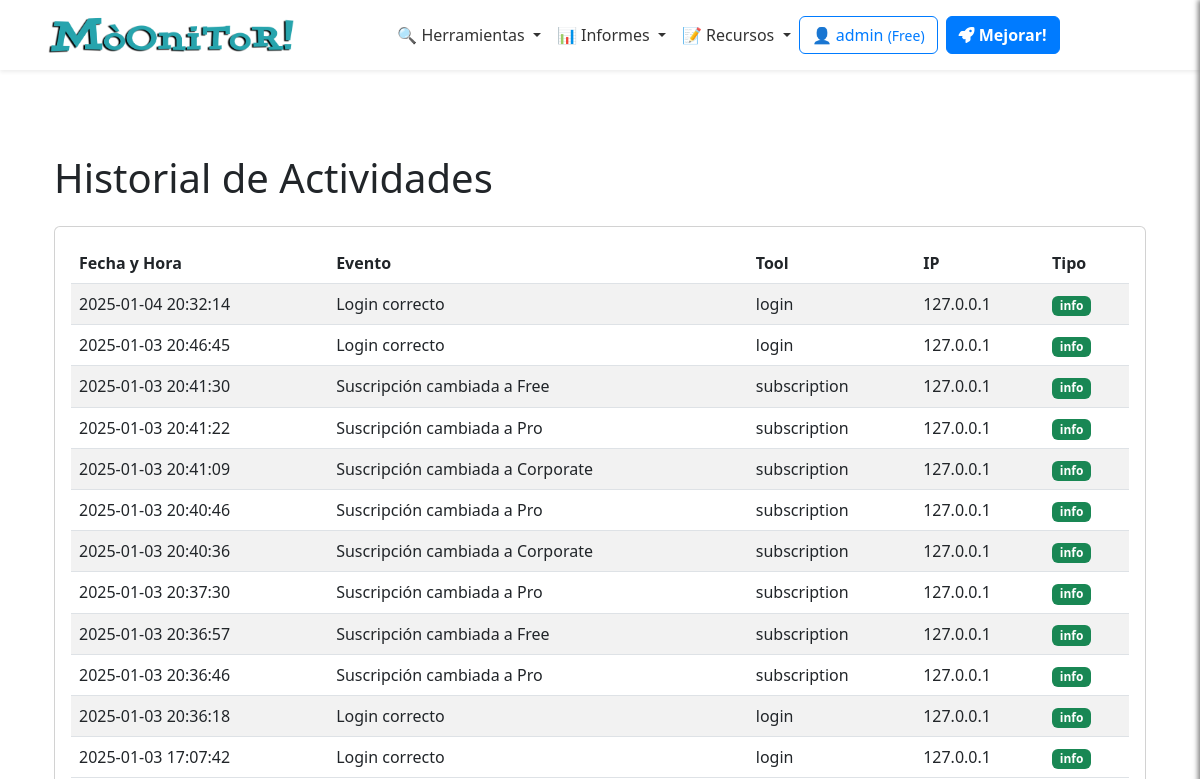
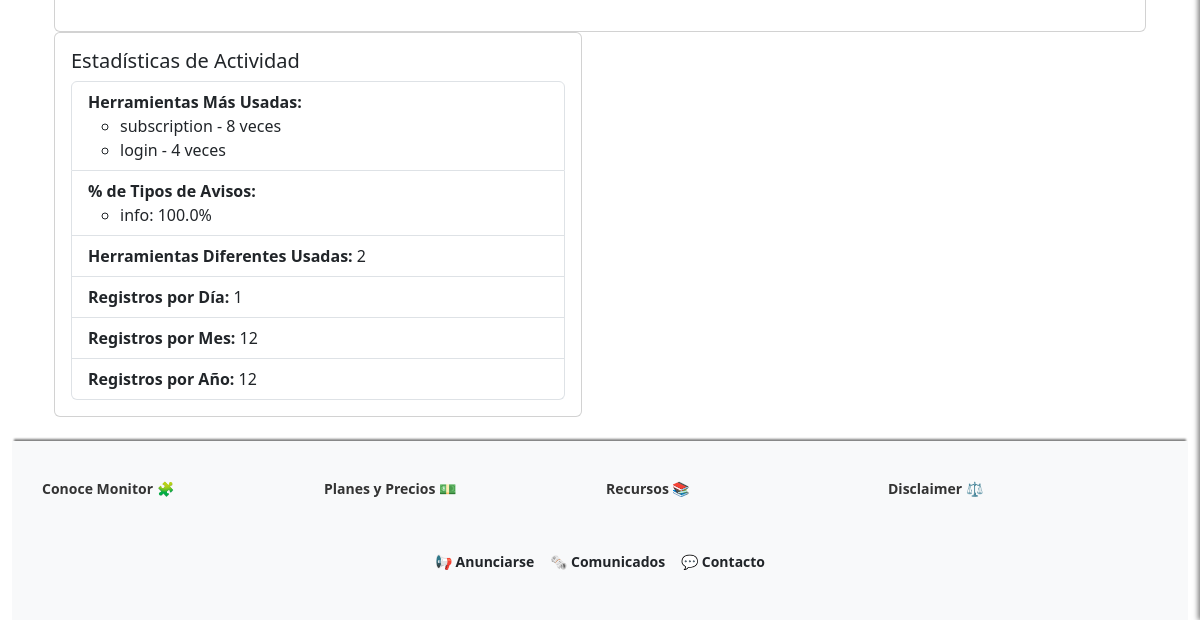
Page /profile/logs (signed in) on the earlier database version (2 pictures, top to bottom).
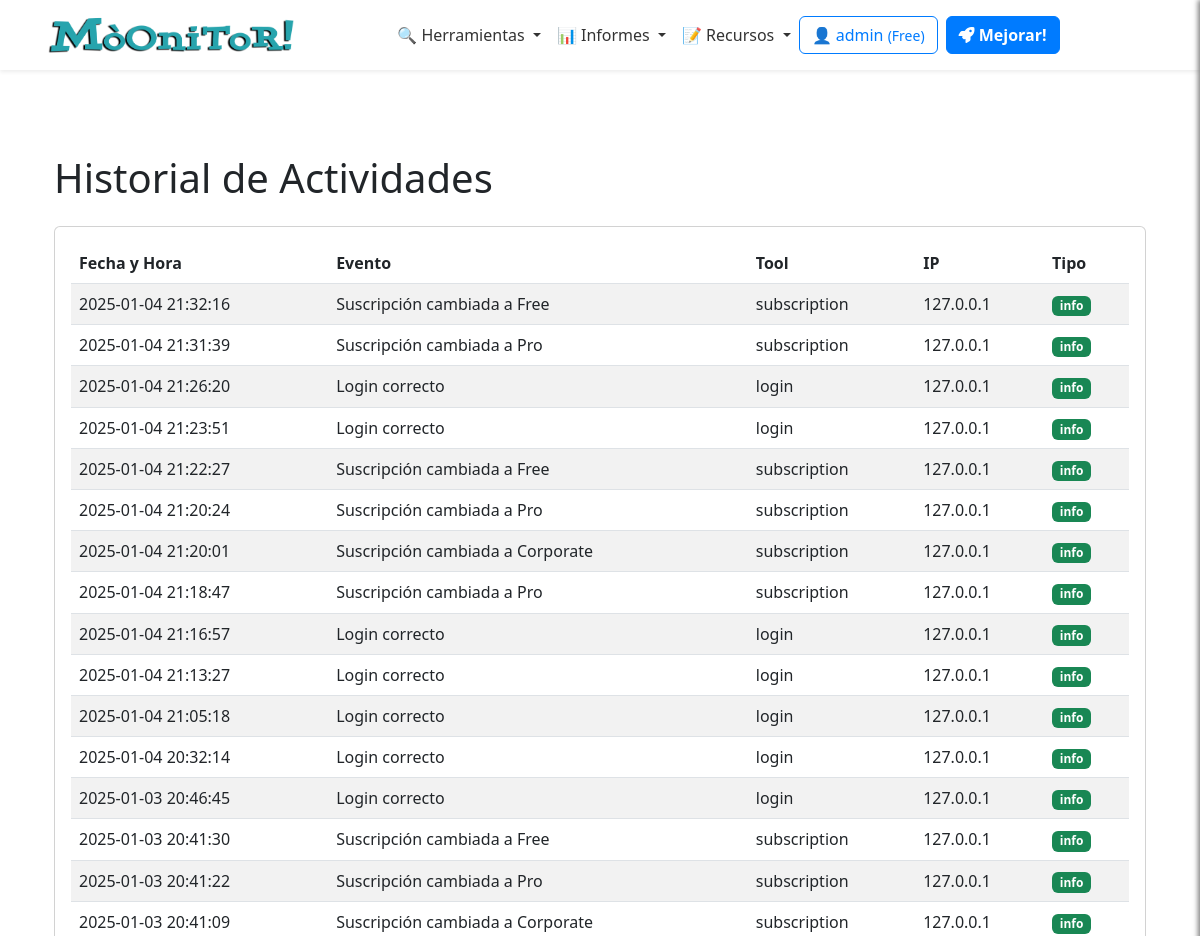
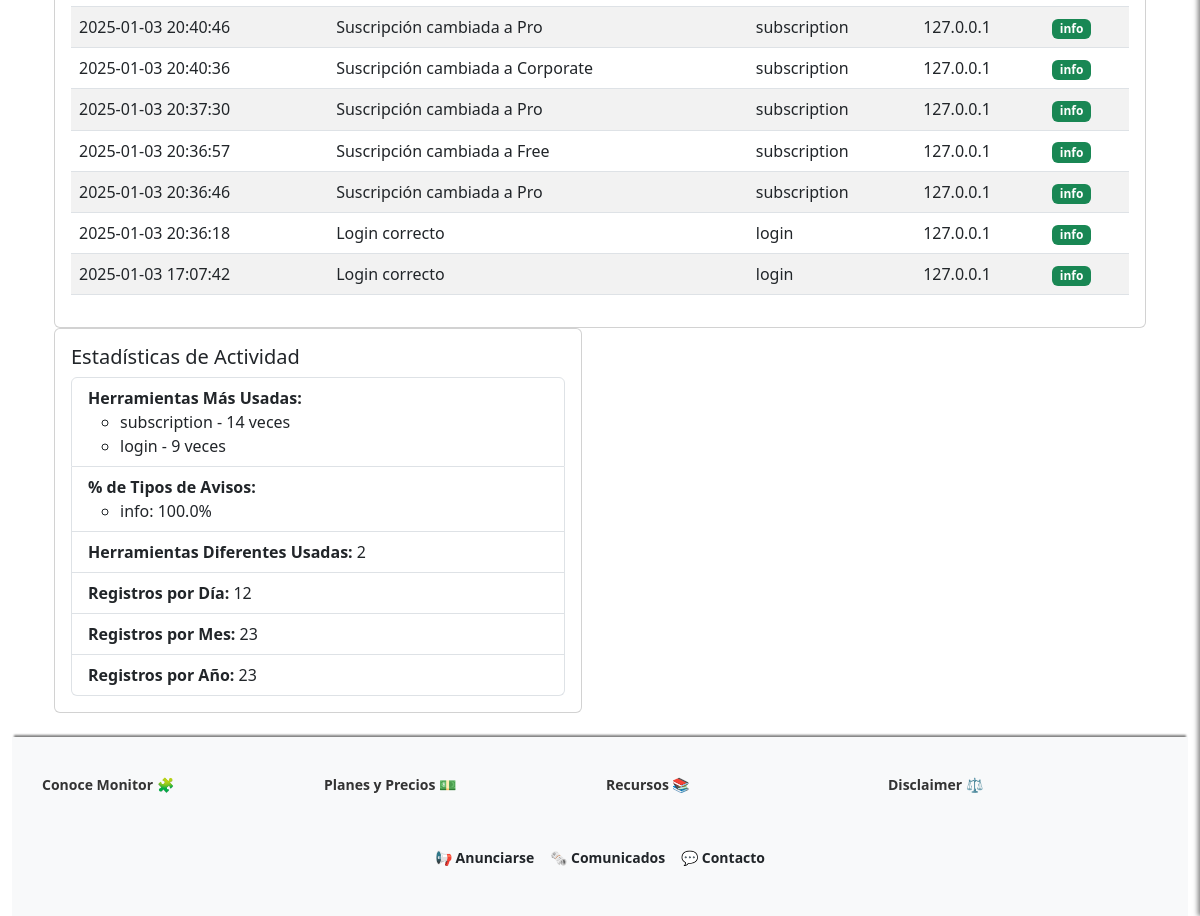
Same page on the later database version (2 pictures, top to bottom).
### app/models/user_model.py (models this page shows, shortened)
class UserLog(db.Model):
    __tablename__ = 'UserLogs'
    id = db.Column(db.Integer, primary_key=True)
    user_id = db.Column(db.Integer, db.ForeignKey('Users.id'), nullable=False)
    username = db.Column(db.String(80), nullable=False)
    event = db.Column(db.String(255), nullable=False)  # Description of the event
    tool = db.Column(db.String(255), nullable=False)  # Tool used
    timestamp = db.Column(db.DateTime, nullable=False, default=datetime.datetime.utcnow)
    ip_address = db.Column(db.String(45), nullable=False)  # Supports IPv4/IPv6
    log_type = db.Column(Enum('info', 'warn', 'err', name='log_types'), nullable=False)

### app/views/user_views.py (the view)
@app.route('/profile/logs')
@login_required
def view_logs():
    breadcrumbs = [{'url': '/profile', 'text': 'Perfil'}, {'url': '/profile/logs', 'text': 'Historial de Actividades'}]
    logs = UserLog.query.filter_by(user_id=current_user.id).order_by(UserLog.timestamp.desc()).all()
    stats = calculate_log_statistics(logs)
    return render_template('user/view_logs.html', logs=logs, stats=stats, breadcrumbs=breadcrumbs)

### app/__init__.py (called while the page is built)
@app.context_processor
def inject_sidebar_info():
    return dict(is_admin=current_user.is_authenticated and current_user.role == 'admin')

@app.context_processor
def inject_breadcrumb():
    breadcrumbs = [
        {'url': '/', 'text': 'Inicio'},
        {'url': '/profile', 'text': 'Opcion 1'},
        {'url': '/profile/edit', 'text': 'Sub opcion 1'}
    ]
    return {'breadcrumbs': breadcrumbs}

@app.context_processor
def inject_grouped_tools():
    grouped_tools = {}
    for category, tools_in_category in groupby(sorted(tools, key=itemgetter('category')), key=itemgetter('category')):
        subcategories = {}
        for subcategory, tools_in_subcategory in groupby(sorted(tools_in_category, key=itemgetter('subcategory')), key=itemgetter('subcategory')):
            subcategories[subcategory] = list(tools_in_subcategory)
        grouped_tools[category] = subcategories
    return dict(grouped_tools=grouped_tools)

@login_manager.user_loader
def load_user(user_id):
    return Users.query.get(int(user_id))

### app/templates/user/view_logs.html (shortened to what this page needs)
{% extends 'base.html' %}
{% block content %}
<div class="container">
  <h1 class="my-4">Historial de Actividades</h1>
  <div class="card">
    <div class="card-body">
      {% if logs %}
      <table id="logsTable" class="table table-striped">
        <thead>
          <tr>
            <th>Fecha y Hora</th>
            <th>Evento</th>
            <th>Tool</th>
            <th>IP</th>
            <th>Tipo</th>
          </tr>
        </thead>
        <tbody>
          {% for log in logs %}
          <tr>
            <td>{{ log.timestamp.strftime('%Y-%m-%d %H:%M:%S') }}</td>
            <td>{{ log.event }}</td>
            <td>{{ log.tool }}</td>
            <td>{{ log.ip_address }}</td>
            <td>
              <span class="badge {% if log.log_type == 'info' %}bg-success{% elif log.log_type == 'warn' %}bg-warning{% else %}bg-danger{% endif %}">
                {{ log.log_type }}
              </span>
            </td>
          </tr>
          {% endfor %}
        </tbody>
      </table>
      {% else %}
      <p>No hay registros de actividad disponibles.</p>
      {% endif %}
    </div>
  </div>
    <div class="row mb-4">
        <div class="col-md-6">
          <div class="card">
            <div class="card-body">
              <h5 class="card-title">Estadísticas de Actividad</h5>
              <ul class="list-group">
                <li class="list-group-item">
                  <strong>Herramientas Más Usadas:</strong>
                  <ul>
                    {% for tool, count in stats['most_used_tools'] %}
                    <li>{{ tool }} - {{ count }} veces</li>
                    {% endfor %}
                  </ul>
                </li>
                <li class="list-group-item">
                  <strong>% de Tipos de Avisos:</strong>
                  <ul>
                    {% for log_type, percentage in stats['log_type_percentages'].items() %}
                    <li>{{ log_type }}: {{ percentage|round(2) }}%</li>
                    {% endfor %}
                  </ul>
                </li>
                <li class="list-group-item">
                  <strong>Herramientas Diferentes Usadas:</strong> {{ stats['unique_tools'] }}
                </li>
                <li class="list-group-item">
                  <strong>Registros por Día:</strong> {{ stats['logs_per_day'] }}
                </li>
                <li class="list-group-item">
                  <strong>Registros por Mes:</strong> {{ stats['logs_per_month'] }}
                </li>
                <li class="list-group-item">
                  <strong>Registros por Año:</strong> {{ stats['logs_per_year'] }}
                </li>
              </ul>
            </div>
          </div>
        </div>
      </div>
</div>
{% endblock %}

Differences in the rows shown:
no longer on one of the page's lists (row unchanged): UserLog: tool "login"
no longer on one of the page's lists (row unchanged): UserLog: tool "subscription"
added UserLog: timestamp "2025-01-04 21:32:16", event "Suscripción cambiada a Free", tool "subscription", ip_address "127.0.0.1", log_type "info", count "14"
added UserLog: timestamp "2025-01-04 21:31:39", event "Suscripción cambiada a Pro", tool "subscription", ip_address "127.0.0.1", log_type "info", shown under "Historial de Actividades"
added UserLog: timestamp "2025-01-04 21:26:20", event "Login correcto", tool "login", ip_address "127.0.0.1", log_type "info", count "9"
added UserLog: timestamp "2025-01-04 21:23:51", event "Login correcto", tool "login", ip_address "127.0.0.1", log_type "info", shown under "Historial de Actividades"
added UserLog: timestamp "2025-01-04 21:22:27", event "Suscripción cambiada a Free", tool "subscription", ip_address "127.0.0.1", log_type "info", shown under "Historial de Actividades"
added UserLog: timestamp "2025-01-04 21:20:24", event "Suscripción cambiada a Pro", tool "subscription", ip_address "127.0.0.1", log_type "info", shown under "Historial de Actividades"
added UserLog: timestamp "2025-01-04 21:20:01", event "Suscripción cambiada a Corporate", tool "subscription", ip_address "127.0.0.1", log_type "info", shown under "Historial de Actividades"
added UserLog: timestamp "2025-01-04 21:18:47", event "Suscripción cambiada a Pro", tool "subscription", ip_address "127.0.0.1", log_type "info", shown under "Historial de Actividades"
added UserLog: timestamp "2025-01-04 21:16:57", event "Login correcto", tool "login", ip_address "127.0.0.1", log_type "info", shown under "Historial de Actividades"
added UserLog: timestamp "2025-01-04 21:13:27", event "Login correcto", tool "login", ip_address "127.0.0.1", log_type "info", shown under "Historial de Actividades"
added UserLog: timestamp "2025-01-04 21:05:18", event "Login correcto", tool "login", ip_address "127.0.0.1", log_type "info", shown under "Historial de Actividades"
Other differences:
{{ stats['logs_per_day'] }}: "1" → "12"
{{ stats['logs_per_month'] }}: "12" → "23"
{{ stats['logs_per_year'] }}: "12" → "23"
